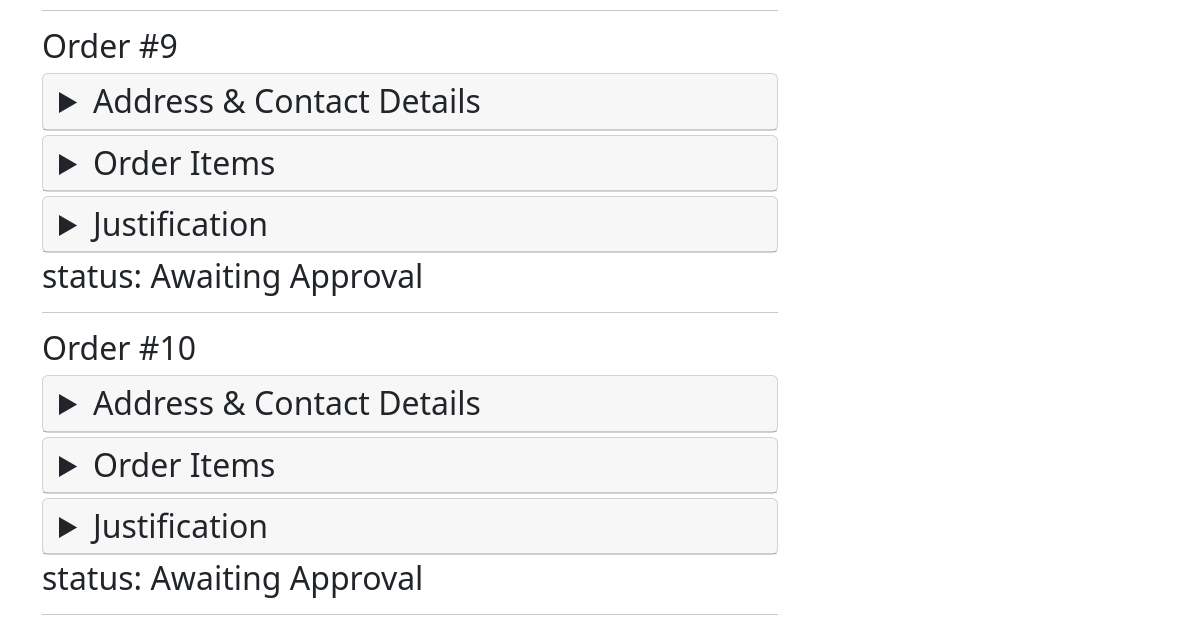
Page /choose-your-own-device/order-history/ (signed in, lower part) on the earlier database version.
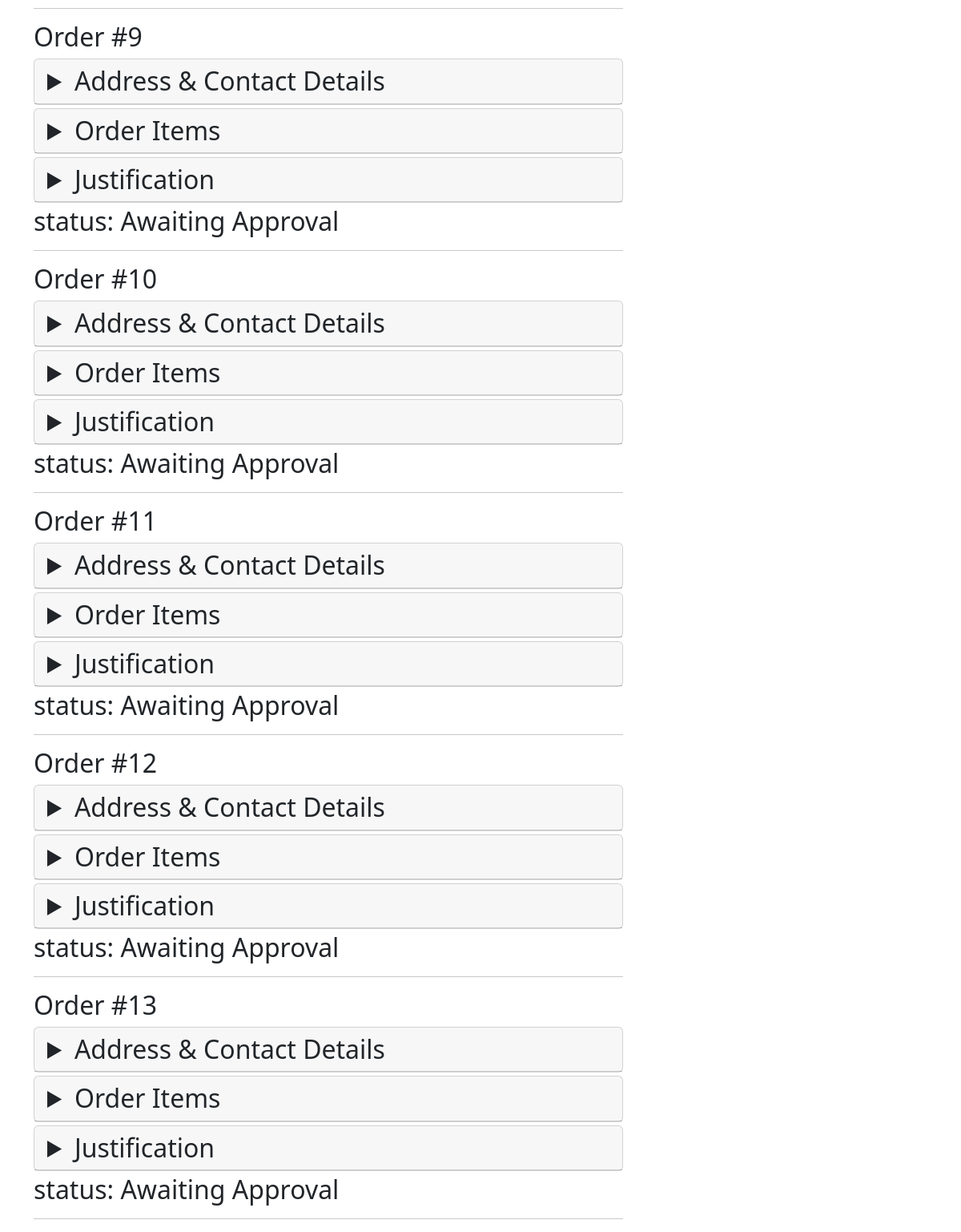
Same page on the later database version.
### cyod/models.py (models this page shows, shortened)
class Order(models.Model):
    user = models.ForeignKey(
        settings.AUTH_USER_MODEL,
        on_delete=models.CASCADE,
    )
    address1 = models.CharField(max_length=50)
    address2 = models.CharField(max_length=50)
    address3 = models.CharField(max_length=50)
    town = models.CharField(max_length=50)
    postcode = models.CharField(max_length=10)
    phone = models.CharField(max_length=13)
    justification = models.TextField(max_length=500)
    status = models.CharField(max_length=5, choices=STATUS_CHOICES, default="wait")
    comments = models.TextField(max_length=500, blank=True)
    date_placed = models.DateField(auto_now=False, default=None, null=True)

### cyod/views.py (the view)
# urls.py: path("order-history/", views.OrderHistoryView.as_view(), name="order_history"),
class OrderHistoryView(View):
    template_name = "orders/order_history.html"
    def get(self, request):
        try:
            user = request.user
        except:
            logger.warning("cant find user:%s - order history", user.username)
        orders = Order.objects.filter(user=user).exclude(date_placed=None)
        context = {"orders": orders}
        return render(request, self.template_name, context)

### cyod/templates/orders/order_history.html (shortened to what this page needs)
{% extends "base.html" %}
{% block content %}
<div class="container">
    <div class="row">
        <div class="col-md-8">
            {% for order in orders %}
                <h2> Order #{{order.id}} <h2>
                <div class="card mb-1">
                    <details class="accordion">
                        <summary class="card-header"> Address &amp Contact Details </summary>
                    </details>
                </div>
                <div class="card mb-1">
                    <details class="accordion">
                        <summary class="card-header"> Order Items </summary>
                    </details>
                </div>
                <div class="card mb-1">
                    <details class="accordion">
                        <summary class="card-header"> Justification </summary>
                    </details>
                </div>
                {% if order.status == 'wait'%}
                <p> status: Awaiting Approval <p>
                {% elif order.status == 'appr'%}
                <p> status: Approved <p>
                {% elif order.status == 'reje'%}
                <p> status: Rejected <p>
                {% elif order.status == 'sent'%}
                <p> status: Sent <p>
                {% elif order.status == 'deli'%}
                <p> status: Delivered <p>
                {% endif%}
                <hr>
            {% endfor %}
        </div>
    </div>
</div>
{% endblock %}

### core/templates/base.html (shortened to what this page needs)
{% load static %}
<!DOCTYPE html>
<html lang="en">
    <head>
        <link href="{% static 'css/bootstrap.min.css' %}" rel="stylesheet">
        <link href="{% static 'css/bootstrap-icons.css' %}" rel="stylesheet">
        <link href="{% static 'css/custom.css' %}" rel="stylesheet">
    </head>
    <body>
        <main>
            {% block content %}{% endblock %}
        </main>
    </body>
</html>

Differences in the rows shown:
now on this page (row edited): Order: id "11", status "status: Awaiting Approval"
added Order: id "12", status "status: Awaiting Approval"
added Order: id "13", status "status: Awaiting Approval"
